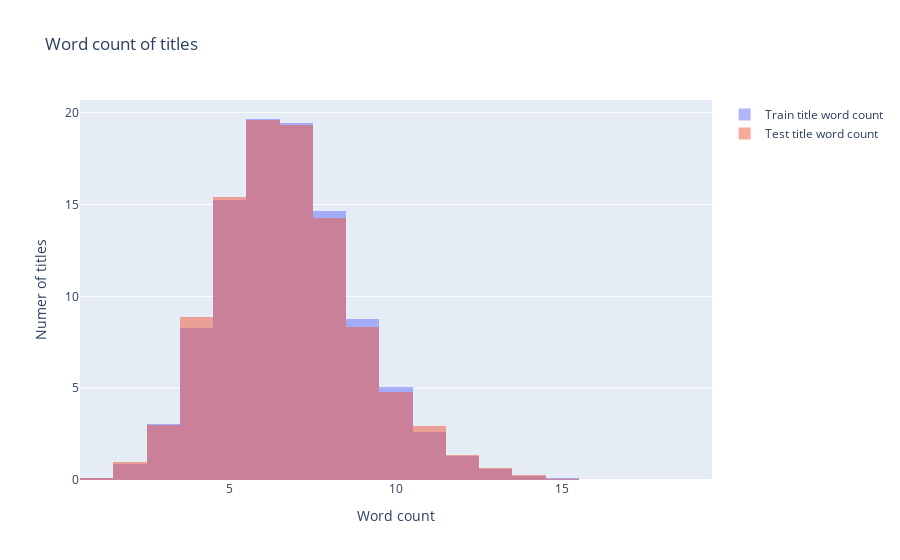

Here is the notebook cell this chart was saved with:
### Code cell
trace1 = go.Histogram(x=df_train['title_word_count'], opacity=0.5, histnorm="percent",
                      name="Train title word count")
trace2 = go.Histogram(x=df_test['title_word_count'], opacity=0.5, histnorm="percent",
                      name="Test title word count")


data = [trace1, trace2]
layout = go.Layout(barmode='overlay',
                   title='Word count of titles',
                   xaxis=dict(title='Word count'),
                   yaxis=dict(title='Numer of titles'))

fig = go.Figure(data=data, layout=layout)
iplot(fig)

### Figure 1 — Plotly figure (JSON) as saved in the notebook; plotly's stock layout.template omitted (floating-point values rounded to 4 significant figures; data arrays with more than 128 entries replaced by an {"elided": "..."} marker saying what was removed)
{"data": [{"histnorm": "percent", "name": "Train title word count", "opacity": 0.5, "type": "histogram", "x": {"elided": "120000 int values"}}, {"histnorm": "percent", "name": "Test title word count", "opacity": 0.5, "type": "histogram", "x": {"elided": "7600 int values"}}], "layout": {"barmode": "overlay", "title": {"text": "Word count of titles"}, "xaxis": {"title": {"text": "Word count"}}, "yaxis": {"title": {"text": "Numer of titles"}}}}
